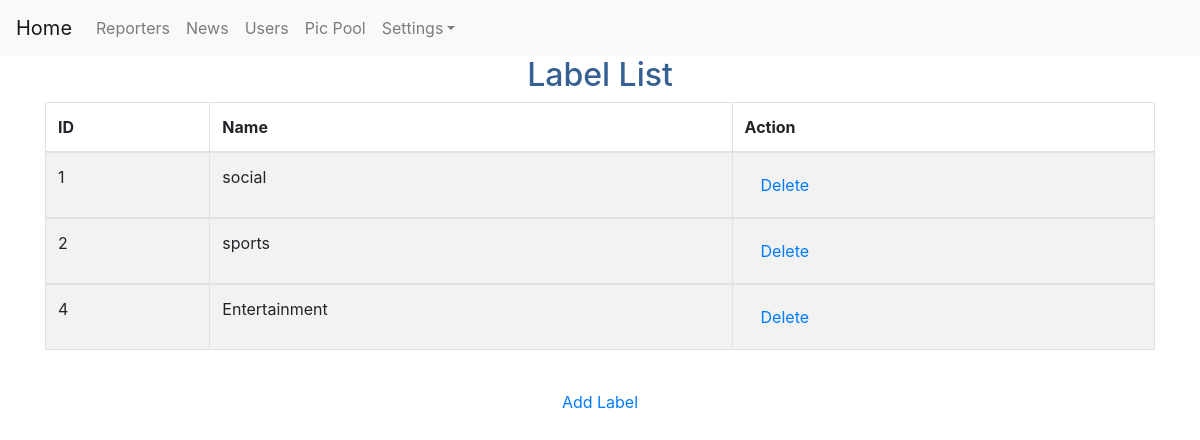
The page /admin_label_master_view on the database its author committed.
### myapp/models.py (models this page shows, shortened)
class label_master(models.Model):
    label = models.CharField(max_length=1500)

### myapp/views.py (the view)
# urls.py: path('admin_label_master_view', views.admin_label_master_view, name='admin_label_master_view'),
def admin_label_master_view(request):
    nm_l = label_master.objects.all()
    context ={'label_list':nm_l}
    return render(request,'myapp/admin_label_master_view.html',context)

### myapp/templates/myapp/admin_label_master_view.html (shortened to what this page needs)
{% extends 'myapp/admin_base.html' %}
{% load static %}
{% block body %}
<center>
    <h2><font color="#366092">Label List</font></h2>
    <div class="container">
    <form name="frm" action="" method="post">
         <table class="table table-striped table-bordered">
        <thead>
             <tr>
            <th>ID</th>
            <th>Name</th>
            <th>Action</th>
        </tr>
             </thead>
        {% for c in label_list %}
             <tbody>
        <tr class="info ">
            <td>{{ c.id }}</td>
            <td>{{ c.label }}</td>
            <td><a class="nav-link" href="../admin_label_master_delete?id={{c.id}}">Delete</a></td>
        </tr>
        </tbody>
        {% endfor %}
        </table>
        <br/>
        <a href="{% url 'admin_label_master_add' %}">Add Label</a></h1>
    </form>
</div>
</center>
{% endblock %}

### myapp/templates/myapp/admin_base.html (style rules this page uses)
body { background-repeat: no-repeat; background-attachment: fixed; background-size: cover; }

### rows shown on the page
label_master: id "1", label "social"
label_master: id "2", label "sports"
label_master: id "4", label "Entertainment"
